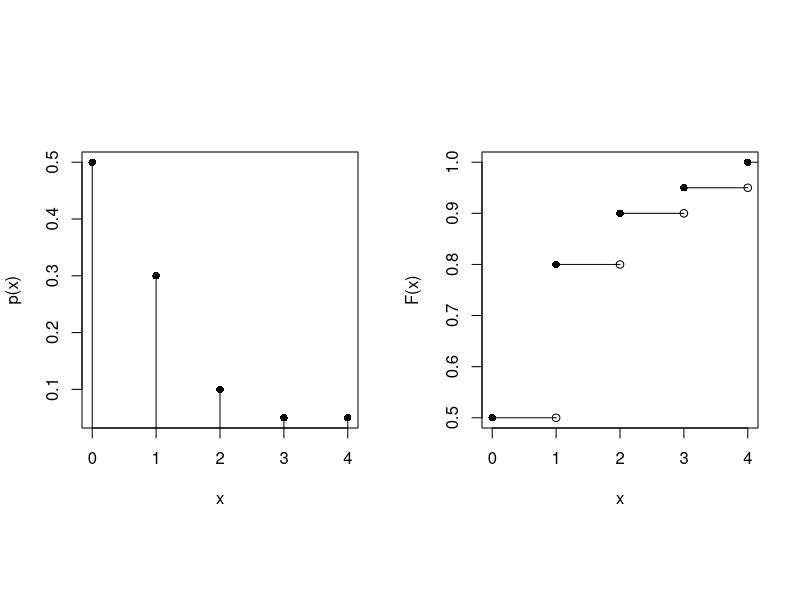
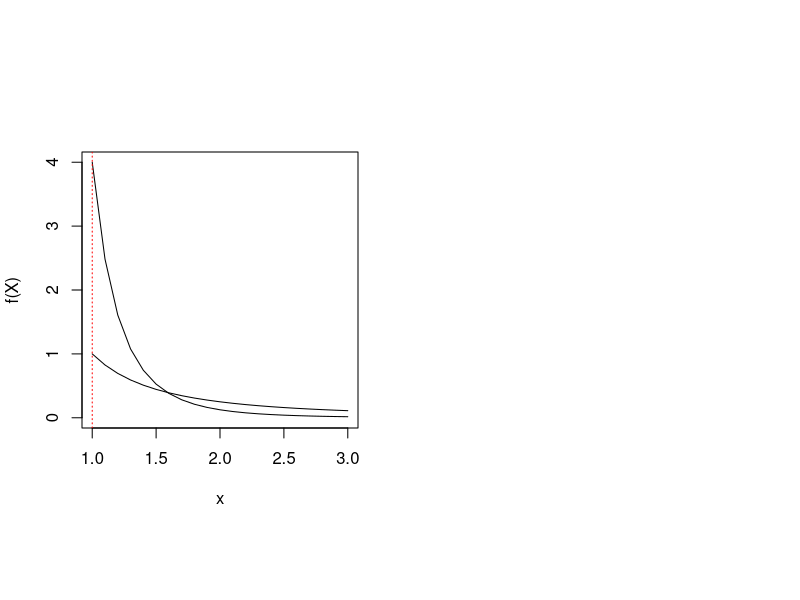
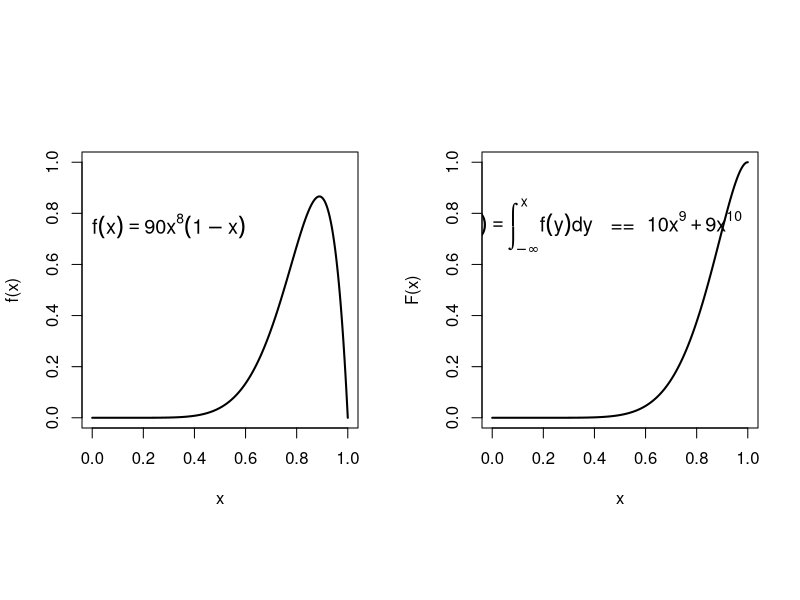
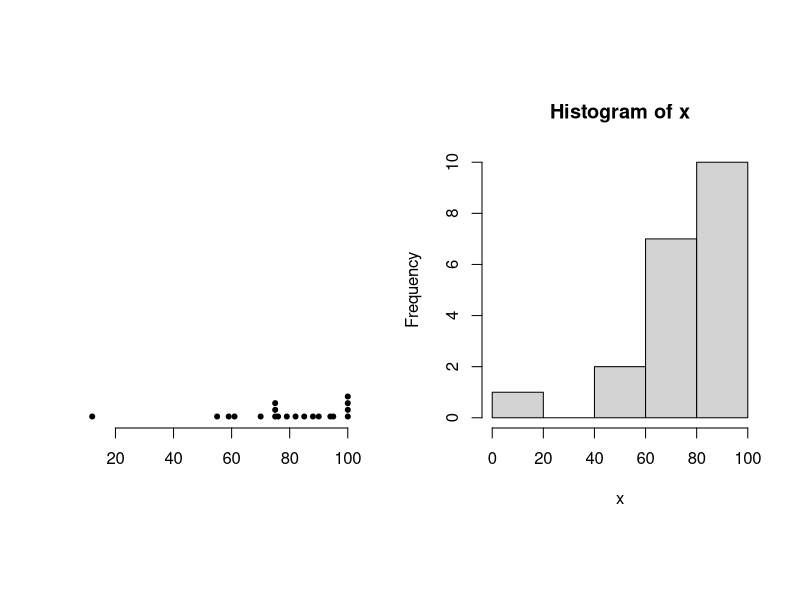
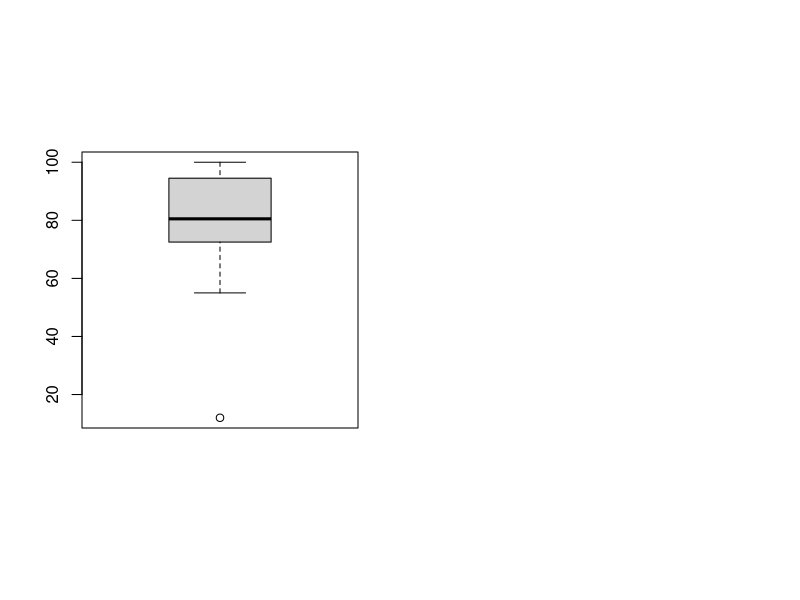

R code for these plots, in order:
## Exercício 3
par(mfrow=c(1,2), pty="s") 
par(pty="s")

# fmp
#Eixos na mesma escala
x <- c(0, 1, 2, 3, 4)
f_x <- c(0.5, 0.3, 0.1, 0.05, 0.05)
plot(x, f_x, xlab="x", ylab = "p(x)", pch=16) 
segments (x, 0, x, f_x)

# fda
F_x <- c(0.5, 0.8, 0.9, 0.95, 1.0)
plot(x, F_x, xlab="x", ylab = "F(x)", pch=16)
segments(x, F_x, x+1, F_x)
points (1:4, F_x[1:4])


## Exercício 4
x <- seq(1, 3, 0.1)
theta <- 1
k <- 1
k2 <- 4

f <- function(x, k) { (k*theta^k) / x^(k+1) }

plot(x, f(x, k), type = "l", xlab = "x", ylab = "f(X)", xlim = c(1, 3), ylim = c(0, 4))
lines(x, f(x, k2), type = "l", xlab = "x", ylab = "f(X)", xlim = c(1, 3), ylim = c(0, 4))
abline(v = 1, lty = 3,  col = "red")


## Exercício 5
# Plotar a função densidade de probabilidade e a acumulada 
x <- seq(0,1,0.001)
fdp<- function (x) { (20*(x^8))*(1-x) }
fda<- function (x) { 10*(x^9) - 9*(x^10) }

par(mfrow=c(1,2), pty="s")
par(pty = "s")
# Eixos na mesma escala
plot(x, fdp(x), type="l", xlab = "x", 
     ylab = "f(x)", xlim = c(0,1), ylim = c(0,1), lwd="2")
text(0.3, .75, expression (f(x) == paste(90*x^8)*(1-x)),
     cex = 1.2)
plot(x, fda(x), type="l", xlab="x", ylab = "F(x)", 
     xlim = c(0,1), ylim = c(0,1), lwd="2") 
text(0.4, 0.75, expression(F(X) == paste(integral(f(y) * dy, -infinity, x), " ", "  ==  " ,
10*x^9 + 9*x^10)), cex = 1.2)


# Testes
x <- c(12, 55, 59, 61, 70, 75, 75, 75, 76, 79,
       82, 85, 88, 90, 94, 95, 100, 100, 100, 100)
length(x)
stem(x, scale=2)
x <- sort(x, decreasing = F)
stripchart(x, method = "stack", frame.plot = F, 
           at=0.01, pch=20, cex=1, las=1)
hist(x, freq = T)

boxplot(x)

length(x[x>=40])
